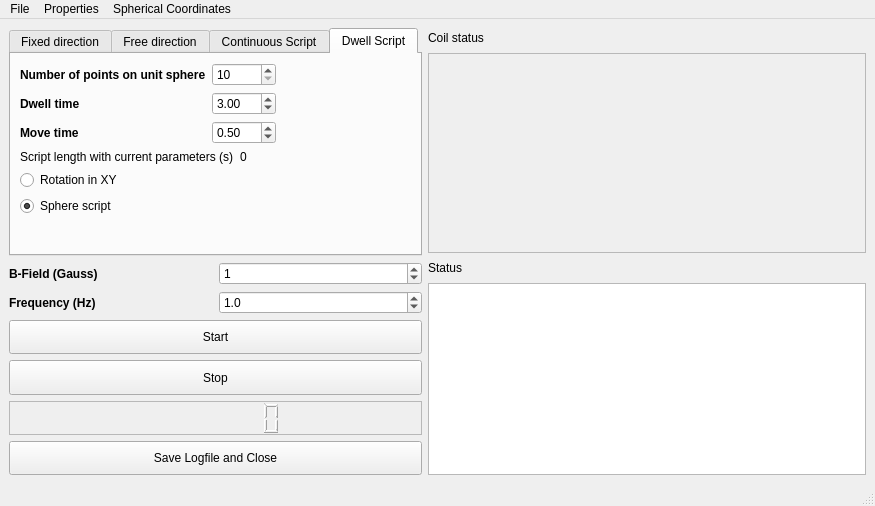
<?xml version="1.0" encoding="UTF-8"?>
<ui version="4.0">
 <class>MainWindow</class>
 <widget class="QMainWindow" name="MainWindow">
  <property name="geometry">
   <rect>
    <x>0</x>
    <y>0</y>
    <width>875</width>
    <height>506</height>
   </rect>
  </property>
  <property name="windowTitle">
   <string>MainWindow</string>
  </property>
  <widget class="QWidget" name="centralwidget">
   <layout class="QFormLayout" name="formLayout_2">
    <item row="0" column="0">
     <layout class="QGridLayout" name="gridLayout_11">
      <item row="1" column="0">
       <layout class="QVBoxLayout" name="verticalLayout">
        <item>
         <layout class="QGridLayout" name="gridLayout">
          <item row="0" column="0">
           <widget class="QLabel" name="label">
            <property name="sizePolicy">
             <sizepolicy hsizetype="Preferred" vsizetype="Preferred">
              <horstretch>0</horstretch>
              <verstretch>0</verstretch>
             </sizepolicy>
            </property>
            <property name="font">
             <font>
              <weight>75</weight>
              <bold>true</bold>
             </font>
            </property>
            <property name="text">
             <string>B-Field (Gauss)</string>
            </property>
           </widget>
          </item>
          <item row="0" column="1">
           <widget class="QSpinBox" name="box_bfield">
            <property name="sizePolicy">
             <sizepolicy hsizetype="Preferred" vsizetype="Preferred">
              <horstretch>0</horstretch>
              <verstretch>0</verstretch>
             </sizepolicy>
            </property>
            <property name="maximum">
             <number>100</number>
            </property>
            <property name="value">
             <number>1</number>
            </property>
           </widget>
          </item>
          <item row="1" column="0">
           <widget class="QLabel" name="label_2">
            <property name="sizePolicy">
             <sizepolicy hsizetype="Preferred" vsizetype="Preferred">
              <horstretch>0</horstretch>
              <verstretch>0</verstretch>
             </sizepolicy>
            </property>
            <property name="font">
             <font>
              <weight>75</weight>
              <bold>true</bold>
             </font>
            </property>
            <property name="text">
             <string>Frequency (Hz)</string>
            </property>
           </widget>
          </item>
          <item row="1" column="1">
           <widget class="QDoubleSpinBox" name="box_freq">
            <property name="sizePolicy">
             <sizepolicy hsizetype="Preferred" vsizetype="Preferred">
              <horstretch>0</horstretch>
              <verstretch>0</verstretch>
             </sizepolicy>
            </property>
            <property name="decimals">
             <number>1</number>
            </property>
            <property name="maximum">
             <double>100.000000000000000</double>
            </property>
            <property name="singleStep">
             <double>0.100000000000000</double>
            </property>
            <property name="value">
             <double>1.000000000000000</double>
            </property>
           </widget>
          </item>
         </layout>
        </item>
        <item>
         <widget class="QPushButton" name="btn_start">
          <property name="sizePolicy">
           <sizepolicy hsizetype="Preferred" vsizetype="Preferred">
            <horstretch>0</horstretch>
            <verstretch>0</verstretch>
           </sizepolicy>
          </property>
          <property name="text">
           <string>Start</string>
          </property>
         </widget>
        </item>
        <item>
         <widget class="QPushButton" name="btn_stop">
          <property name="sizePolicy">
           <sizepolicy hsizetype="Preferred" vsizetype="Preferred">
            <horstretch>0</horstretch>
            <verstretch>0</verstretch>
           </sizepolicy>
          </property>
          <property name="text">
           <string>Stop</string>
          </property>
         </widget>
        </item>
        <item>
         <widget class="QLCDNumber" name="lcd_time">
          <property name="sizePolicy">
           <sizepolicy hsizetype="Preferred" vsizetype="Preferred">
            <horstretch>0</horstretch>
            <verstretch>0</verstretch>
           </sizepolicy>
          </property>
          <property name="font">
           <font>
            <weight>50</weight>
            <italic>false</italic>
            <bold>false</bold>
            <strikeout>false</strikeout>
           </font>
          </property>
          <property name="frameShape">
           <enum>QFrame::StyledPanel</enum>
          </property>
          <property name="frameShadow">
           <enum>QFrame::Sunken</enum>
          </property>
          <property name="smallDecimalPoint">
           <bool>false</bool>
          </property>
          <property name="numDigits">
           <number>8</number>
          </property>
          <property name="segmentStyle">
           <enum>QLCDNumber::Outline</enum>
          </property>
         </widget>
        </item>
        <item>
         <widget class="QPushButton" name="btn_close">
          <property name="sizePolicy">
           <sizepolicy hsizetype="Preferred" vsizetype="Preferred">
            <horstretch>0</horstretch>
            <verstretch>0</verstretch>
           </sizepolicy>
          </property>
          <property name="text">
           <string>Save Logfile and Close</string>
          </property>
         </widget>
        </item>
       </layout>
      </item>
      <item row="0" column="0">
       <widget class="QTabWidget" name="tabWidget">
        <property name="sizePolicy">
         <sizepolicy hsizetype="Preferred" vsizetype="Preferred">
          <horstretch>0</horstretch>
          <verstretch>0</verstretch>
         </sizepolicy>
        </property>
        <property name="tabPosition">
         <enum>QTabWidget::North</enum>
        </property>
        <property name="tabShape">
         <enum>QTabWidget::Rounded</enum>
        </property>
        <property name="currentIndex">
         <number>3</number>
        </property>
        <property name="elideMode">
         <enum>Qt::ElideLeft</enum>
        </property>
        <property name="usesScrollButtons">
         <bool>false</bool>
        </property>
        <widget class="QWidget" name="fixedDir">
         <attribute name="title">
          <string>Fixed direction</string>
         </attribute>
         <layout class="QGridLayout" name="gridLayout_9">
          <item row="0" column="0">
           <layout class="QGridLayout" name="gridLayout_8">
            <item row="0" column="0">
             <widget class="QGroupBox" name="groupBox_3">
              <property name="title">
               <string>Fixed direction</string>
              </property>
              <layout class="QGridLayout" name="gridLayout_7">
               <item row="0" column="0">
                <widget class="QRadioButton" name="x_dir">
                 <property name="font">
                  <font>
                   <weight>75</weight>
                   <bold>true</bold>
                  </font>
                 </property>
                 <property name="text">
                  <string>X</string>
                 </property>
                 <property name="checked">
                  <bool>true</bool>
                 </property>
                </widget>
               </item>
               <item row="0" column="1">
                <widget class="QRadioButton" name="y_dir">
                 <property name="font">
                  <font>
                   <weight>75</weight>
                   <bold>true</bold>
                  </font>
                 </property>
                 <property name="text">
                  <string>Y</string>
                 </property>
                </widget>
               </item>
               <item row="0" column="2">
                <widget class="QRadioButton" name="z_dir">
                 <property name="font">
                  <font>
                   <weight>75</weight>
                   <bold>true</bold>
                  </font>
                 </property>
                 <property name="text">
                  <string>Z</string>
                 </property>
                </widget>
               </item>
               <item row="1" column="0" colspan="3">
                <widget class="QCheckBox" name="neg_dir">
                 <property name="text">
                  <string>Negative Direction</string>
                 </property>
                </widget>
               </item>
              </layout>
             </widget>
            </item>
            <item row="1" column="0">
             <widget class="QGroupBox" name="groupBox">
              <property name="title">
               <string>Field mode</string>
              </property>
              <layout class="QGridLayout" name="gridLayout_4">
               <item row="0" column="0">
                <widget class="QRadioButton" name="const_field">
                 <property name="maximumSize">
                  <size>
                   <width>16777215</width>
                   <height>25</height>
                  </size>
                 </property>
                 <property name="font">
                  <font>
                   <weight>75</weight>
                   <bold>true</bold>
                  </font>
                 </property>
                 <property name="text">
                  <string>constant field</string>
                 </property>
                 <property name="checked">
                  <bool>true</bool>
                 </property>
                </widget>
               </item>
               <item row="1" column="0">
                <widget class="QRadioButton" name="rot_field">
                 <property name="font">
                  <font>
                   <weight>75</weight>
                   <bold>true</bold>
                  </font>
                 </property>
                 <property name="text">
                  <string>rotating field</string>
                 </property>
                </widget>
               </item>
              </layout>
             </widget>
            </item>
           </layout>
          </item>
         </layout>
        </widget>
        <widget class="QWidget" name="freeDir">
         <attribute name="title">
          <string>Free direction</string>
         </attribute>
         <layout class="QGridLayout" name="gridLayout_10">
          <item row="0" column="0">
           <widget class="QGroupBox" name="groupBox_2">
            <property name="sizePolicy">
             <sizepolicy hsizetype="Preferred" vsizetype="Preferred">
              <horstretch>0</horstretch>
              <verstretch>0</verstretch>
             </sizepolicy>
            </property>
            <property name="title">
             <string>Free direction</string>
            </property>
            <layout class="QGridLayout" name="gridLayout_5">
             <item row="0" column="0">
              <layout class="QVBoxLayout" name="verticalLayout_4">
               <item>
                <layout class="QHBoxLayout" name="horizontalLayout">
                 <item>
                  <widget class="QLabel" name="label_3">
                   <property name="sizePolicy">
                    <sizepolicy hsizetype="Preferred" vsizetype="Preferred">
                     <horstretch>0</horstretch>
                     <verstretch>0</verstretch>
                    </sizepolicy>
                   </property>
                   <property name="font">
                    <font>
                     <family>Symbol</family>
                     <pointsize>12</pointsize>
                     <weight>75</weight>
                     <bold>true</bold>
                    </font>
                   </property>
                   <property name="text">
                    <string>q</string>
                   </property>
                  </widget>
                 </item>
                 <item>
                  <widget class="QSpinBox" name="ThetaBox">
                   <property name="sizePolicy">
                    <sizepolicy hsizetype="Preferred" vsizetype="Preferred">
                     <horstretch>0</horstretch>
                     <verstretch>0</verstretch>
                    </sizepolicy>
                   </property>
                   <property name="maximum">
                    <number>180</number>
                   </property>
                  </widget>
                 </item>
                </layout>
               </item>
               <item>
                <layout class="QHBoxLayout" name="horizontalLayout_2">
                 <item>
                  <widget class="QLabel" name="label_4">
                   <property name="sizePolicy">
                    <sizepolicy hsizetype="Preferred" vsizetype="Preferred">
                     <horstretch>0</horstretch>
                     <verstretch>0</verstretch>
                    </sizepolicy>
                   </property>
                   <property name="font">
                    <font>
                     <family>Symbol</family>
                     <pointsize>12</pointsize>
                     <weight>75</weight>
                     <bold>true</bold>
                    </font>
                   </property>
                   <property name="text">
                    <string>f</string>
                   </property>
                  </widget>
                 </item>
                 <item>
                  <widget class="QSpinBox" name="PhiBox">
                   <property name="sizePolicy">
                    <sizepolicy hsizetype="Preferred" vsizetype="Preferred">
                     <horstretch>0</horstretch>
                     <verstretch>0</verstretch>
                    </sizepolicy>
                   </property>
                   <property name="maximum">
                    <number>360</number>
                   </property>
                  </widget>
                 </item>
                </layout>
               </item>
               <item>
                <widget class="QLabel" name="label_5">
                 <property name="sizePolicy">
                  <sizepolicy hsizetype="Preferred" vsizetype="Preferred">
                   <horstretch>0</horstretch>
                   <verstretch>0</verstretch>
                  </sizepolicy>
                 </property>
                 <property name="font">
                  <font>
                   <weight>75</weight>
                   <bold>true</bold>
                  </font>
                 </property>
                 <property name="text">
                  <string>only constant fields ! Frequency has no effect</string>
                 </property>
                </widget>
               </item>
              </layout>
             </item>
            </layout>
           </widget>
          </item>
         </layout>
        </widget>
        <widget class="QWidget" name="scriptDir">
         <attribute name="title">
          <string>Continuous Script</string>
         </attribute>
         <layout class="QGridLayout" name="gridLayout_12">
          <item row="0" column="0">
           <layout class="QGridLayout" name="gridLayout_6">
            <item row="0" column="0">
             <widget class="QLabel" name="label_7">
              <property name="font">
               <font>
                <weight>75</weight>
                <bold>true</bold>
               </font>
              </property>
              <property name="text">
               <string>Number of points on unit sphere</string>
              </property>
              <property name="textFormat">
               <enum>Qt::PlainText</enum>
              </property>
             </widget>
            </item>
            <item row="0" column="1">
             <widget class="QSpinBox" name="npoints">
              <property name="minimum">
               <number>10</number>
              </property>
              <property name="maximum">
               <number>10000</number>
              </property>
              <property name="value">
               <number>10</number>
              </property>
             </widget>
            </item>
           </layout>
          </item>
          <item row="1" column="0">
           <widget class="QLabel" name="label_8">
            <property name="text">
             <string>&lt;html&gt;&lt;head/&gt;&lt;body&gt;&lt;p&gt;&lt;span style=&quot; font-weight:600;&quot;&gt;Script for &amp;quot;Random/Brownian Motion&amp;quot;&lt;/span&gt;&lt;/p&gt;&lt;p&gt;Set the number of points being randomly &lt;br/&gt;distributed on a sphere with radius B. &lt;br/&gt;Sampling rate is specified by the frequency from below.&lt;/p&gt;&lt;/body&gt;&lt;/html&gt;</string>
            </property>
           </widget>
          </item>
         </layout>
        </widget>
        <widget class="QWidget" name="DwellScript">
         <attribute name="title">
          <string>Dwell Script</string>
         </attribute>
         <layout class="QFormLayout" name="formLayout_4">
          <item row="0" column="0">
           <layout class="QGridLayout" name="gridLayout_3">
            <item row="0" column="0">
             <widget class="QLabel" name="label_9">
              <property name="font">
               <font>
                <weight>75</weight>
                <bold>true</bold>
               </font>
              </property>
              <property name="text">
               <string>Number of points on unit sphere</string>
              </property>
              <property name="textFormat">
               <enum>Qt::PlainText</enum>
              </property>
             </widget>
            </item>
            <item row="0" column="1">
             <widget class="QSpinBox" name="npoints_Dwell">
              <property name="minimum">
               <number>10</number>
              </property>
              <property name="maximum">
               <number>10000</number>
              </property>
              <property name="value">
               <number>10</number>
              </property>
             </widget>
            </item>
            <item row="1" column="0">
             <widget class="QLabel" name="label_10">
              <property name="font">
               <font>
                <weight>75</weight>
                <bold>true</bold>
               </font>
              </property>
              <property name="text">
               <string>Dwell time</string>
              </property>
              <property name="textFormat">
               <enum>Qt::PlainText</enum>
              </property>
             </widget>
            </item>
            <item row="1" column="1">
             <widget class="QDoubleSpinBox" name="dwelltime">
              <property name="minimum">
               <double>0.100000000000000</double>
              </property>
              <property name="maximum">
               <double>500.000000000000000</double>
              </property>
              <property name="singleStep">
               <double>0.100000000000000</double>
              </property>
              <property name="value">
               <double>3.000000000000000</double>
              </property>
             </widget>
            </item>
            <item row="2" column="0">
             <widget class="QLabel" name="label_11">
              <property name="font">
               <font>
                <weight>75</weight>
                <bold>true</bold>
               </font>
              </property>
              <property name="text">
               <string>Move time</string>
              </property>
              <property name="textFormat">
               <enum>Qt::PlainText</enum>
              </property>
             </widget>
            </item>
            <item row="2" column="1">
             <widget class="QDoubleSpinBox" name="movetime">
              <property name="minimum">
               <double>0.010000000000000</double>
              </property>
              <property name="maximum">
               <double>500.000000000000000</double>
              </property>
              <property name="singleStep">
               <double>0.100000000000000</double>
              </property>
              <property name="value">
               <double>0.500000000000000</double>
              </property>
             </widget>
            </item>
           </layout>
          </item>
          <item row="1" column="0">
           <layout class="QFormLayout" name="formLayout">
            <item row="0" column="1">
             <widget class="QLabel" name="calc_scripttime">
              <property name="text">
               <string>0</string>
              </property>
             </widget>
            </item>
            <item row="0" column="0">
             <widget class="QLabel" name="label_12">
              <property name="text">
               <string>Script length with current parameters (s)</string>
              </property>
             </widget>
            </item>
           </layout>
          </item>
          <item row="2" column="0">
           <layout class="QFormLayout" name="formLayout_3">
            <item row="0" column="0">
             <widget class="QRadioButton" name="radBut_Dwell_XY">
              <property name="text">
               <string>Rotation in XY</string>
              </property>
             </widget>
            </item>
            <item row="1" column="0">
             <widget class="QRadioButton" name="radBut_Dwell_Sphere">
              <property name="enabled">
               <bool>true</bool>
              </property>
              <property name="text">
               <string>Sphere script</string>
              </property>
              <property name="checked">
               <bool>true</bool>
              </property>
             </widget>
            </item>
           </layout>
          </item>
         </layout>
        </widget>
       </widget>
      </item>
     </layout>
    </item>
    <item row="0" column="1">
     <layout class="QGridLayout" name="gridLayout_2">
      <item row="2" column="0">
       <widget class="QLabel" name="label_status">
        <property name="sizePolicy">
         <sizepolicy hsizetype="Expanding" vsizetype="Expanding">
          <horstretch>0</horstretch>
          <verstretch>0</verstretch>
         </sizepolicy>
        </property>
        <property name="autoFillBackground">
         <bool>true</bool>
        </property>
        <property name="text">
         <string>Status</string>
        </property>
       </widget>
      </item>
      <item row="1" column="0">
       <widget class="QLabel" name="label_field">
        <property name="sizePolicy">
         <sizepolicy hsizetype="Expanding" vsizetype="Expanding">
          <horstretch>0</horstretch>
          <verstretch>0</verstretch>
         </sizepolicy>
        </property>
        <property name="minimumSize">
         <size>
          <width>200</width>
          <height>200</height>
         </size>
        </property>
        <property name="font">
         <font>
          <family>Arial</family>
          <pointsize>14</pointsize>
          <weight>75</weight>
          <bold>true</bold>
         </font>
        </property>
        <property name="frameShape">
         <enum>QFrame::StyledPanel</enum>
        </property>
        <property name="text">
         <string/>
        </property>
        <property name="alignment">
         <set>Qt::AlignCenter</set>
        </property>
       </widget>
      </item>
      <item row="0" column="0">
       <widget class="QLabel" name="label_6">
        <property name="sizePolicy">
         <sizepolicy hsizetype="Expanding" vsizetype="Expanding">
          <horstretch>0</horstretch>
          <verstretch>0</verstretch>
         </sizepolicy>
        </property>
        <property name="text">
         <string>Coil status</string>
        </property>
       </widget>
      </item>
      <item row="3" column="0">
       <widget class="QTextBrowser" name="text_status">
        <property name="sizePolicy">
         <sizepolicy hsizetype="Expanding" vsizetype="Expanding">
          <horstretch>0</horstretch>
          <verstretch>0</verstretch>
         </sizepolicy>
        </property>
       </widget>
      </item>
     </layout>
    </item>
   </layout>
   <zorder></zorder>
  </widget>
  <widget class="QMenuBar" name="menubar">
   <property name="geometry">
    <rect>
     <x>0</x>
     <y>0</y>
     <width>875</width>
     <height>21</height>
    </rect>
   </property>
   <widget class="QMenu" name="menuFile">
    <property name="title">
     <string>File</string>
    </property>
    <addaction name="menu_close"/>
   </widget>
   <widget class="QMenu" name="menuCalibration">
    <property name="title">
     <string>Properties</string>
    </property>
    <addaction name="menu_calib"/>
    <addaction name="manue_newcalib"/>
   </widget>
   <widget class="QMenu" name="menuSpherical_Coordinates">
    <property name="title">
     <string>Spherical Coordinates</string>
    </property>
    <addaction name="actionShow_drawing"/>
   </widget>
   <addaction name="menuFile"/>
   <addaction name="menuCalibration"/>
   <addaction name="menuSpherical_Coordinates"/>
  </widget>
  <widget class="QStatusBar" name="statusbar"/>
  <action name="menu_calib">
   <property name="text">
    <string>Choose calibration</string>
   </property>
  </action>
  <action name="menu_close">
   <property name="text">
    <string>Save Log &amp; Close</string>
   </property>
  </action>
  <action name="manue_newcalib">
   <property name="text">
    <string>Set new calibration</string>
   </property>
  </action>
  <action name="actionShow_drawing">
   <property name="text">
    <string>Definition</string>
   </property>
  </action>
 </widget>
 <resources>
  <include location="img.qrc"/>
 </resources>
 <connections>
  <connection>
   <sender>btn_start</sender>
   <signal>released()</signal>
   <receiver>label_status</receiver>
   <slot>update()</slot>
   <hints>
    <hint type="sourcelabel">
     <x>81</x>
     <y>328</y>
    </hint>
    <hint type="destinationlabel">
     <x>331</x>
     <y>270</y>
    </hint>
   </hints>
  </connection>
 </connections>
</ui>
